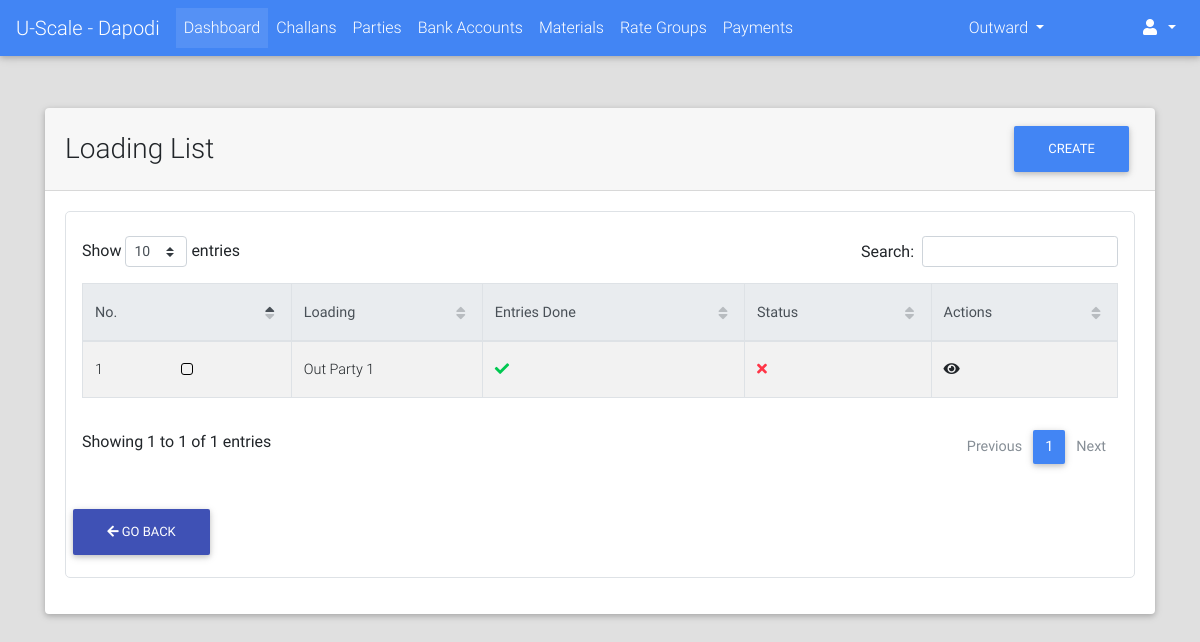
Before: /loadings/list/ (signed in) with the older database file.
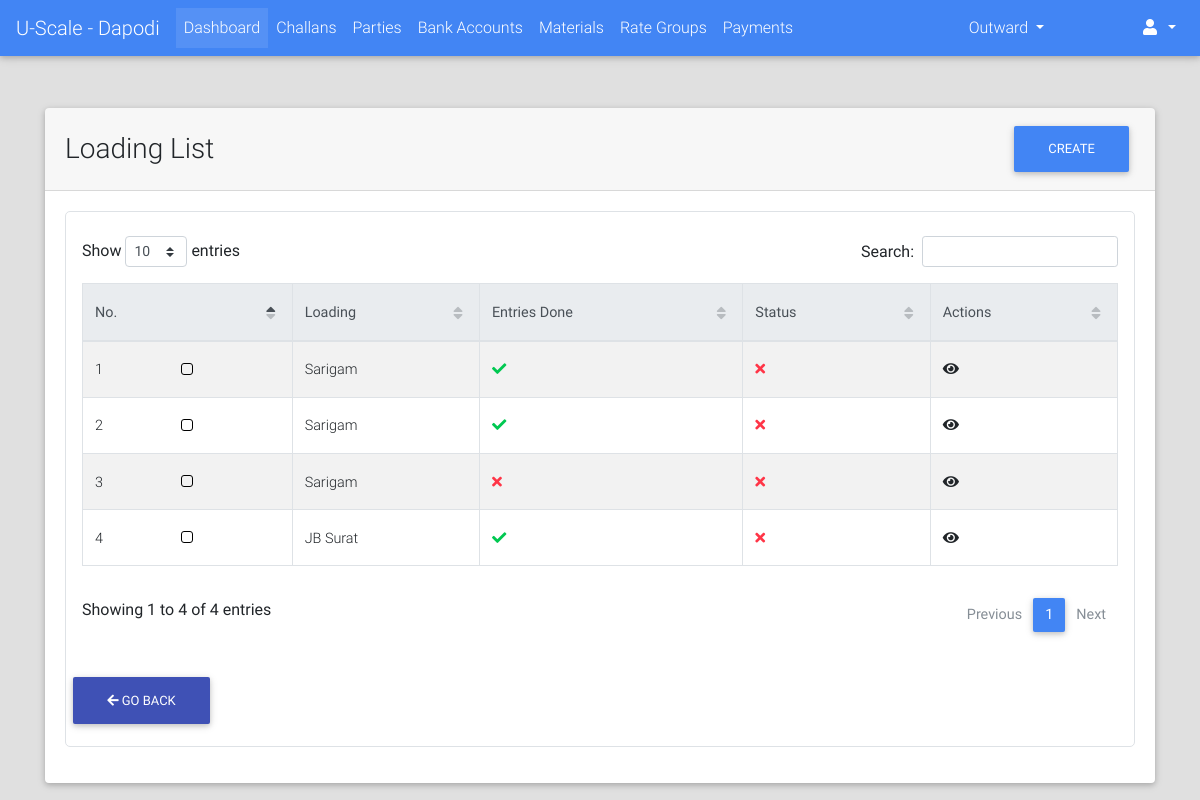
After: the same page with the newer database file.
### loadings/models.py (models this page shows, shortened)
class Loading(models.Model):
    STATUS_CHOICES = (("CR", "Created"), ("ED", "Entries Done"), ("DN", "DN"))
    loading_no = models.CharField(max_length=12, unique=True)
    dealer = models.ForeignKey("dealers.Dealer", on_delete=models.PROTECT)
    vehicle_details = models.TextField(blank=True)
    extra_info = models.TextField(blank=True)
    created_on = models.DateTimeField(auto_now_add=True)
    updated_on = models.DateTimeField(auto_now=True)
    status = models.CharField(max_length=2, choices=STATUS_CHOICES, default="CR")
    @property
    def get_absolute_url(self):
        return reverse_lazy("loadings:detail", kwargs={"id": self.id})

### dealers/models.py (models this page shows, shortened)
class Dealer(models.Model):
    name = models.CharField(max_length=128)
    dealer_code = models.CharField(max_length=32, blank=True)
    address = models.TextField(blank=True)
    business_name = models.CharField(max_length=256, blank=True)
    phone = models.CharField(max_length=13)
    whatsapp = models.CharField(max_length=13, blank=True)
    email = models.EmailField(blank=True, null=True)
    extra_info = models.TextField(blank=True)
    city = models.CharField(max_length=64, blank=True)
    is_active = models.BooleanField(default=True)
    def __str__(self):
        return self.name

### loadings/views.py (the view)
class LoadingListView(LoginRequiredMixin, ListView):
    model = Loading
    template_name = "loadings/list.html"
    context_object_name = "loadings"
    ordering = "-id"

### portal/templates/loadings/list.html (shortened to what this page needs)
{% extends "portal/base.html" %}
{% load static %}
{% block custom_links %}
    <link href="{% static "css/addons/datatables.min.css" %}" rel="stylesheet">
    <link href="{% static "css/addons/datatables-select.min.css" %}" rel="stylesheet">
{% endblock %}
{% block content %}
    <br><br>
    <div class="container">
        <div class="card">
            <div class="card-header">
                <div class="row">
                    <div class="col-lg-9 m-auto">
                        <h3 class="m-auto">Loading List</h3>
                    </div>
                    <div class="col-lg-3">
                        <a class="float-right" href="{% url "loadings:add" %}"><button class="btn btn-primary">Create</button></a>
                    </div>
                </div>
            </div>
            <div class="card-body">
                <div class="table p-3 border" style="border-radius: 5px">
                     <table id="dt-basic-checkbox" class="table table-striped table-bordered" cellspacing="0" width="100%">
                         <thead class="thead-light">
                            <th class="th-sm">No.</th>
                            <th class="th-sm">Loading</th>
                            <th class="th-sm">Entries Done</th>
                            <th class="th-sm">Status</th>
                            <th class="th-sm">Actions</th>
                         </thead>
                         <tbody>
                             {% if loadings %}
                                {% for loading in loadings %}
                                    <tr>
                                        <td>{{ forloop.counter }}</td>
                                        <td><a href="{{ loading.get_absolute_url }}">{{ loading.dealer }}</a></td>
                                        <td>
                                            <i class="fa {% if loading.status == "ED" %}fa-check text-success{% else %}fa-times text-danger{% endif %}"></i>
                                        </td>
                                        <td>
                                            <i class="fa {% if loading.status == "DN" %}fa-check text-success{% else %}fa-times text-danger{% endif %}"></i>
                                        </td>
                                        <td><a href="{{ loading.get_absolute_url }}"><i class="fa fa-eye"></i></a></td>
                                    </tr>
                                {% endfor %}
                             {% else %}
                                 <span class="text-black-50 font-weight-bold">No Loadings Found</span>
                             {% endif %}
                         </tbody>
                    </table>
                    {% include "portal/goback_btn.html" %}
                 </div>
            </div>
        </div>
    </div>
{% endblock %}

Changed rows visible on the page:
removed Loading: dealer "Out Party 1"
added Loading: dealer "Sarigam"
added Loading: dealer "Sarigam"
added Loading: dealer "Sarigam"
added Loading: dealer "JB Surat"
Other visible differences:
text written by a page script: "Show entries Search: Showing 1 to 1 of 1 entries Previous 1 Next" → "Show entries Search: Showing 1 to 4 of 4 entries Previous 1 Next"
